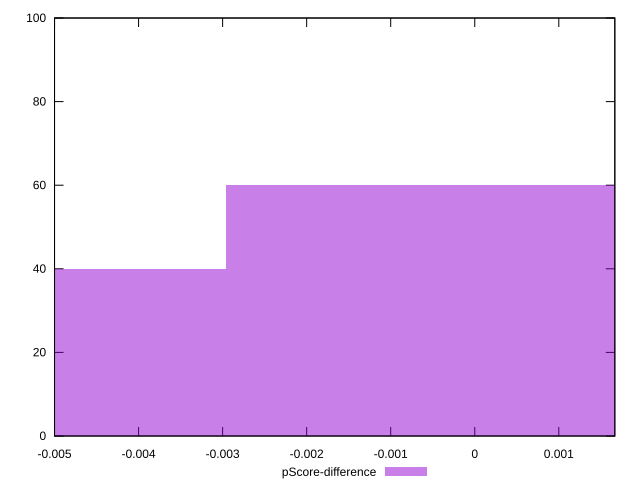

Generate this figure with gnuplot:
reset

$pScoreDifference <<EOF
-0.005910936336536128 40
0 60
EOF

set key outside below
set boxwidth 0.005910936336536128
set xrange [-0.0050000000000000044:0.0016666666666667052]
set yrange [0:100]
set trange [0:100]
set style fill transparent solid 0.5 noborder
set terminal svg size 640, 490 enhanced background rgb 'white'
set output "report_00019_2021-02-10T18-14-37.922Z//unused-css-rules/samples/pages+cached/pScore-difference/histogram.svg"

plot $pScoreDifference title "pScore-difference" with boxes

reset
